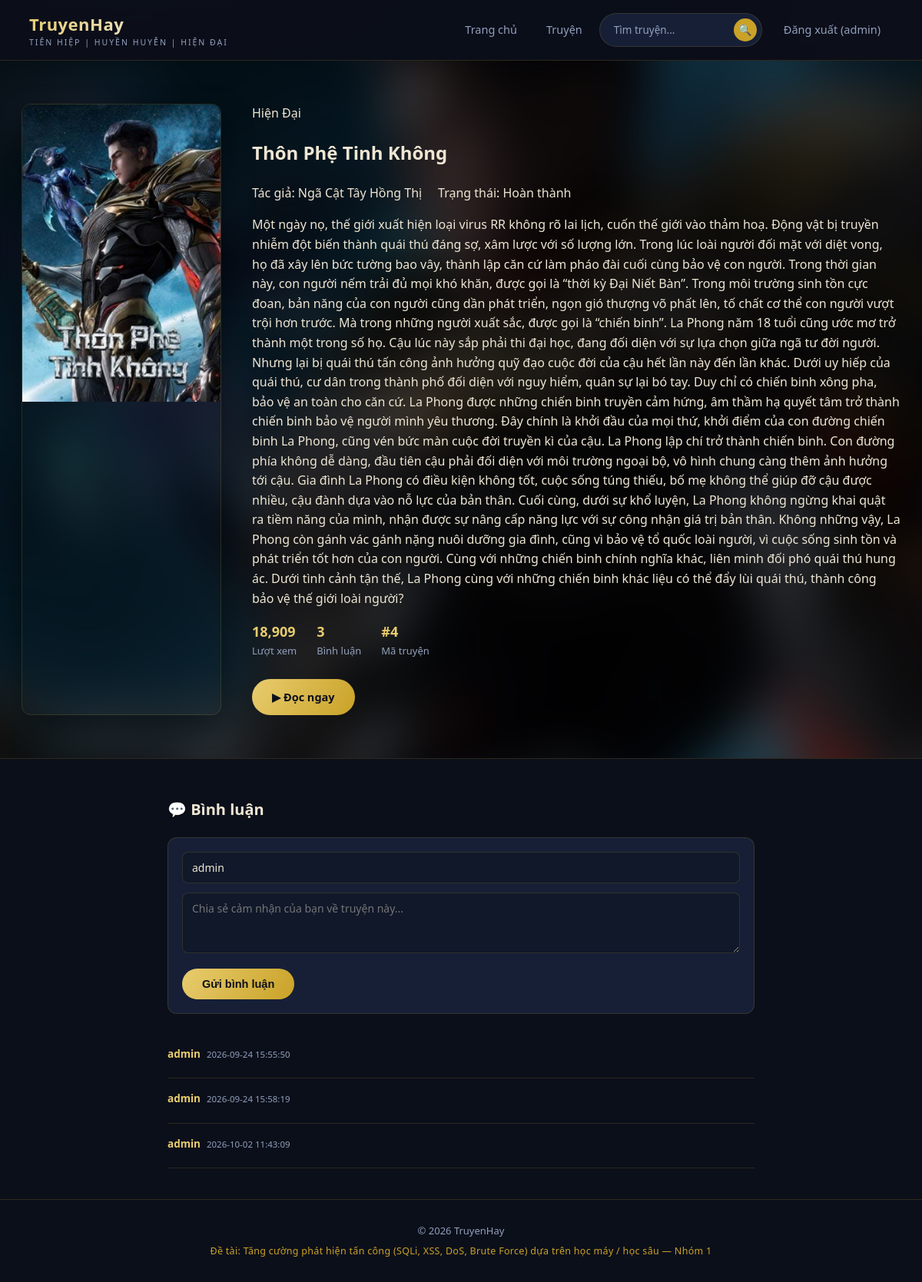
The page /truyen/4 (signed in) on the database its author committed.
### tables this page shows
CREATE TABLE truyen (
            id INTEGER PRIMARY KEY AUTOINCREMENT,
            title TEXT NOT NULL,
            author TEXT NOT NULL,
            category TEXT NOT NULL,
            description TEXT,
            image TEXT,
            views INTEGER DEFAULT 0,
            status TEXT NOT NULL DEFAULT "Đang ra",
            create_at TIMESTAMP DEFAULT CURRENT_TIMESTAMP
        );

CREATE TABLE comments (
            id INTEGER PRIMARY KEY AUTOINCREMENT,
            truyen_id INTEGER NOT NULL,
            username TEXT NOT NULL,
            content TEXT NOT NULL,
            created_at TIMESTAMP DEFAULT CURRENT_TIMESTAMP,
            FOREIGN KEY (truyen_id) REFERENCES truyen(id)
        );

### app.py (the view, shortened to what this page needs)
@app.route("/truyen/<truyen_id>", methods=["GET", "POST"])
def truyen_detail(truyen_id):
    db = get_db()
    cur = db.cursor()
    if request.method == "GET": #GET
        sql = ("SELECT * FROM truyen WHERE id = {t_id}").format(t_id=truyen_id)
        try: #Lay truyen
            truyen = run_query(sql, fetch="one")
        except sqlite3.Error as e:
            return f"Loi: {e}", 400
        if truyen == None:
            return "Không tìm thấy truyện !", 404
        try: #UPDATE views
            u_sql = "UPDATE truyen SET views = views + 1 WHERE id = {t_id}".format(t_id=truyen_id)
            run_query(u_sql, fetch="none")
        except sqlite3.Error as e:
            pass
        try: #Comments
            cmt_sql = ("SELECT * FROM comments WHERE truyen_id = {id} ORDER BY id"
                       ).format(id=truyen_id)
            comments = run_query(cmt_sql)
        except sqlite3.Error as e:
            comments =[]
        return render_template("truyen_detail.html", truyen=truyen, comments=comments)

### app.py (called while the page is built)
def get_db():
    if "db" not in g:
        g.db = sqlite3.connect(DB_PATH)
        g.db.row_factory = sqlite3.Row
    return g.db

def run_query(query, fetch="all"):
    db = get_db()
    cur = db.cursor()
    cur.execute(query)
    if fetch == "all":
        rows = cur.fetchall()
        return rows
    elif fetch == "one":
        row = cur.fetchone()
        return row
    else:
        db.commit()
        return None

### templates/truyen_detail.html (shortened to what this page needs)
<!DOCTYPE html>
<html lang="vi">
<head>
<link rel="stylesheet" href="{{ url_for('static', filename='style.css') }}">
</head>
<body>
<header class="site-header">
  <div class="header-inner">
    <a href="{{ url_for('index') }}" class="brand">
      <div>
        <div class="brand-text">TruyenHay</div>
        <div class="brand-sub">Tiên hiệp | Huyền huyễn | Hiện đại</div>
      </div>
    </a>
    <nav class="main-nav">
      <a href="{{ url_for('index') }}">Trang chủ</a>
      <a href="{{ url_for('truyen_list') }}">Truyện</a>
      <form class="search-form" action="{{ url_for('truyen_list') }}" method="get">
        <input type="text" name="q" placeholder="Tìm truyện...">
        <button type="submit" aria-label="Tìm kiếm">🔍</button>
      </form>
      {% if session.get('username') %}
        <a href="{{ url_for('logout') }}">Đăng xuất ({{ session.get('username') }})</a>
      {% else %}
        <a href="{{ url_for('login') }}" class="cta">Đăng nhập</a>
      {% endif %}
    </nav>
  </div>
</header>
<section class="detail-hero">
  {% set cover_img = truyen['image'] if truyen['image'] else 'tiennghich.jpg' %}
  {% set cover_url = url_for('static', filename='images/' + cover_img) %}
  <div class="detail-hero-bg" style="background-image: url('{{cover_url}}');"></div>
  <div class="detail-inner">
    <div class="detail-cover">
      <img src="{{cover_url}}" alt="{{ truyen.title }}">
    </div>
    <div class="hero-info">
      <span class="category-tag">{{ truyen['category']}}</span>
      <h1>{{ truyen['title'] }}</h1>
      <div class="author">Tác giả: {{ truyen['author'] }} &nbsp; &nbsp; Trạng thái: {{ truyen['status'] }}</div>
      <p class="desc">{{ truyen['description'] }}</p>
      <div class="stat-row">
        <div class="stat"><b>{{ "{:,}".format(truyen['views'] or 0) }}</b>Lượt xem</div>
        <div class="stat"><b>{{ comments|length }}</b>Bình luận</div>
        <div class="stat"><b>#{{ truyen['id'] }}</b>Mã truyện</div>
      </div>
      <a href="#doc" class="btn btn-primary">▶ Đọc ngay</a>
    </div>
  </div>
</section>
<div class="comments-wrap" id="doc">
  <h2>💬 Bình luận</h2>
  <form class="comment-form" method="post" action="{{ url_for('truyen_detail', truyen_id=truyen['id']) }}">
    <input type="text" name="username" placeholder="Tên của bạn"
           value="{{ session.get('username', '') }}" required>
    <textarea name="content" rows="3" placeholder="Chia sẻ cảm nhận của bạn về truyện này..." required></textarea>
    <button type="submit" class="btn btn-primary">Gửi bình luận</button>
  </form>
  {% for c in comments %}
  <div class="comment-item">
    <div class="who">{{ c.username }}<span class="when">{{ c.created_at }}</span></div>
  </div>
  {% else %}
  <p style="color:var(--muted);">Chưa có bình luận nào. Hãy là người đầu tiên!</p>
  {% endfor %}
</div>
<footer class="site-footer">
  <div>© 2026 TruyenHay</div>
  <div class="project-line">Đề tài: Tăng cường phát hiện tấn công (SQLi, XSS, DoS, Brute Force) dựa trên học máy / học sâu — Nhóm 1</div>
</footer>
</body>
</html>

### rows shown on the page
truyen: category "Hiện Đại", title "Thôn Phệ Tinh Không", author "Ngã Cật Tây Hồng Thị", status "Hoàn thành", description "Một ngày nọ, thế giới xuất hiện loại virus RR không rõ lai lịch, cuốn thế giới vào thảm hoạ. Động vật bị truyền nhiễm đột biến thành quái thú đáng sợ, xâm lược với số lượng lớn. Trong lúc loài người đối mặt với diệt vong, họ đã xây lên bức tường bao vây, thành lập căn cứ làm pháo đài cuối cùng bảo vệ con người. Trong thời gian này, con người nếm trải đủ mọi khó khăn, được gọi là “thời kỳ Đại Niết Bàn”. Trong môi trường sinh tồn cực đoan, bản năng của con người cũng dần phát triển, ngọn gió thượng võ phất lên, tố chất cơ thể con người vượt trội hơn trước. Mà trong những người xuất sắc, được gọi là “chiến binh”. La Phong năm 18 tuổi cũng ước mơ trở thành một trong số họ. Cậu lúc này sắp phải…", views "18,909", id "4"
comments: username "admin", created_at "2026-09-24 15:55:50"
comments: username "admin", created_at "2026-09-24 15:58:19"
comments: username "admin", created_at "2026-10-02 11:43:09"

### other values the page prints
{{ session.get('username') }} "admin"
{{ comments|length }} "3"
